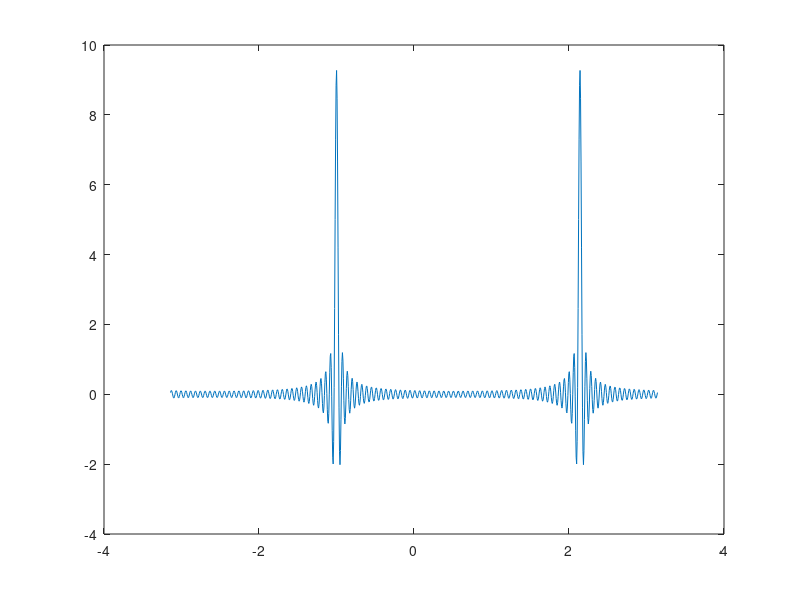

Here is the MATLAB script that generated this plot:
NBases = 100;
compute_all_eigs = 0;
Xp = zeros( 2 * NBases + 1 );

for k = -NBases:NBases
    if ( k == -NBases )
        Xp( 2, k + NBases + 1 ) = 0.5 * ( k + 1 ) * exp( 1i );
    elseif ( k == NBases )
        Xp( k + NBases, k + NBases + 1 ) = 0.5 * ( 1 - k ) * exp( -1i );
    else
        Xp( k + NBases + 2, k + NBases + 1 ) = 0.5 * ( k + 1 ) * exp( 1i );
        Xp( k + NBases, k + NBases + 1 ) = 0.5 * ( 1 - k ) * exp( -1i );
    end
end

if ( compute_all_eigs )
    % the following code does not do a great job of computing the eigenvalues
    % probably due to some scaling issue, but the true reason is unclear
    % [ V, D ] = eig( Xp );
    % this works a bit better
    [ V, D ] = eig( Xp, eye( size( Xp ) ));
    
    zeroeig = [];
    for k = 1:length(D)
        if ( D( k, k ) == 0 )
            zeroeig = [ zeroeig; k ];
        end
    end
else
    % this works fast
    [ V, D ] = eigs( Xp, eye( size( Xp ) ), 1, 1e-5 );
    
    zeroeig = 1;
end

% zeroeig = 2 * NBases + 1;
NSamples = 1001;
x = linspace( -pi, pi, NSamples );
out = zeros( 1, NSamples );
for j = 1:NSamples
    for k = -NBases:NBases
        %         if ( abs( V( k + NBases +1, zeroeig( 1 ) ) ) < 1e-10 )
        %             continue;
        %         end
        out( j ) = out( j ) + V( k + NBases + 1, zeroeig( 1 ) ) * exp( 1i * k * x( j ) );
    end
end

% figure; bar3( Xp );
figure; plot( x, out );


